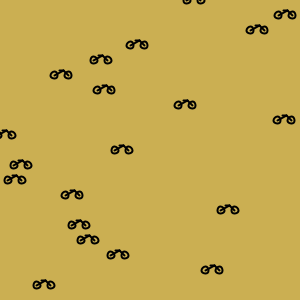
Frame 1 (no input)
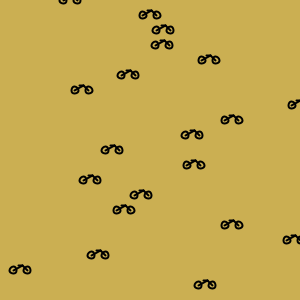
Frame 60 (the mouse pressed at the canvas centre just before this capture)
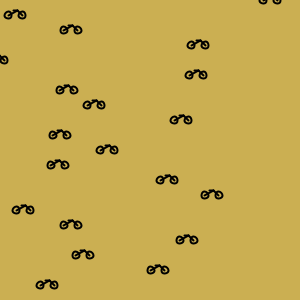
Frame 120 (the mouse held since frame 60 and released just before this capture)

The Processing sketch that drew these frames (run headless with seeded random() and noise(); from frame 60 on, the mouse is pressed at the canvas centre):

// Processing sketch: processing_39848
// ── processing_39848.pde



int num = 20; //bike number

//arrays
float[] x = new float[num]; // x
float[] y = new float[num]; // y
float[] speed = new float[num]; // bike speed


void setup() {
  size(300,300);
 
  smooth();

  // seeding
  for (int i=0; i < num;i++) {
    x[i] = random(width);
    y[i] = i*(height/num);
    speed[i] = random(1,10);


  }
}

void draw() {
  background(#CBAF52);
  
  for (int i=0; i < num; i++) {
    
    //bike goes here
    bike(x[i], y[i]);
    

    // variable update
    x[i] = x[i] + speed[i];
   
  if (x[i] > width + 10) {
     x[i] = -10;
     
  }
    }
    
  }
  
















void bike(float p, float w){  //bike graphic
  pushMatrix();
  translate(p,w);
  strokeWeight(2);
  noFill();
  ellipse(-7,0,7,7);
  ellipse(7,0,7,7);
  line(-7,0,2,-5);
  line(-2,-5,2,-5);
  line(2,-5,7,-0);
  popMatrix();
  }

//bikebikebikebikebikebikebikebikebikebikebikebike
